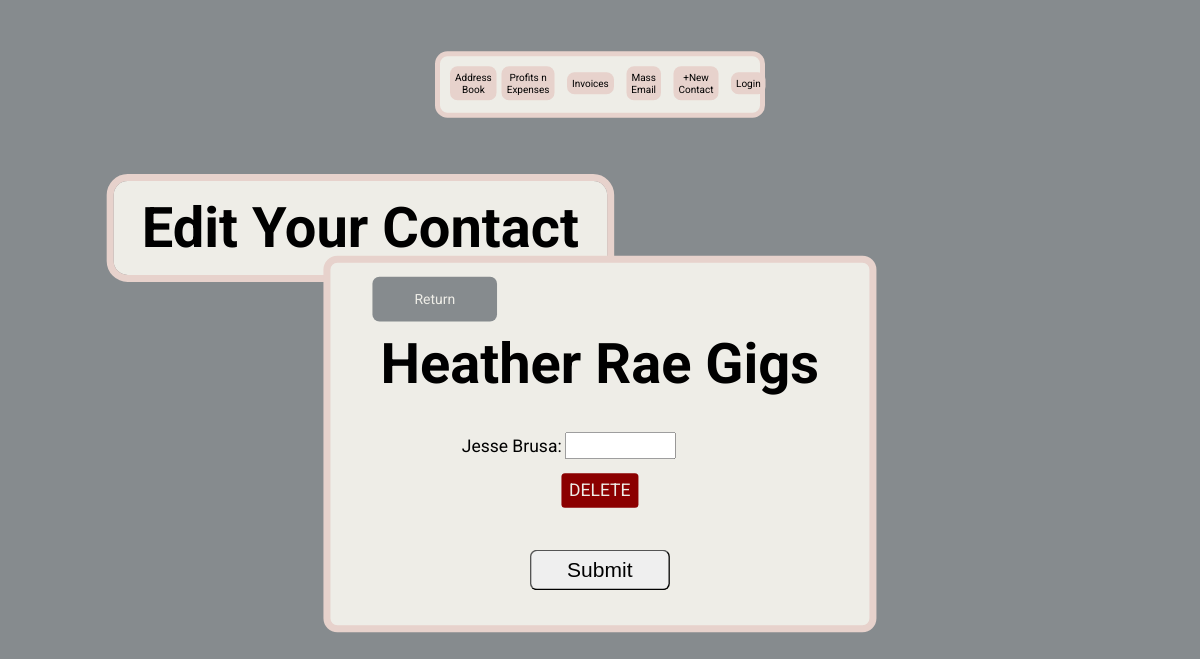
Before: /edit-field/1/contact_person with the older database file.
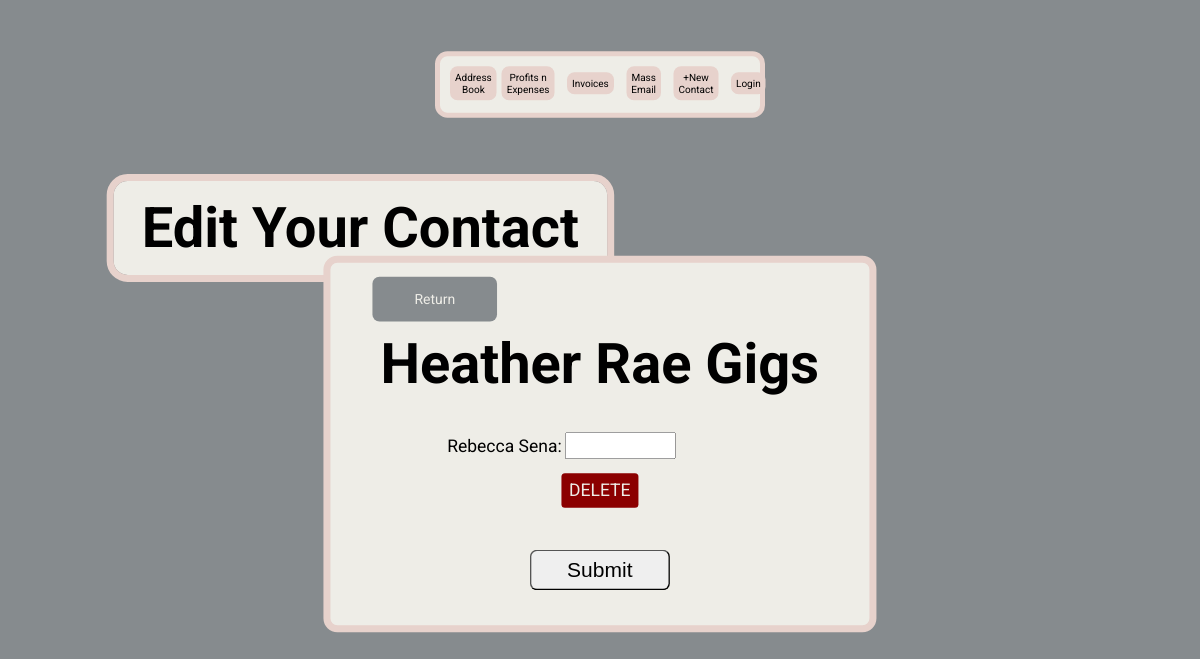
After: the same page with the newer database file.
### main.py (models this page shows)
class ContactTable(db.Model):
    __tablename__ = 'contact_table'
    id = db.Column(db.Integer, primary_key=True)
    contact_person = db.Column(db.String(250), nullable=False)
    data_base_id = db.Column(db.Integer, db.ForeignKey('database.id'))

### main.py (the view)
@app.route('/edit-field/<int:id>/<field>', methods=['GET', 'POST'])
def edit_field(id, field):
    facility = DataBase.query.filter_by(id=id).first()
    form = AddressBookForm()
    venue = last_item(compare_field_return_data('facility', field, facility.facility))
    if 'contact_person' == field:
        contacts = return_table_list(facility.contact_person)
    else:
        contacts = None
    if 'distance_time' == field:
        distance_hour = facility.distance_hour
        distance_min = facility.distance_min
    else:
        distance_hour = None
        distance_min = None
    location_img = compare_field_return_data('location_img', field, facility.location_img_url)
    address = compare_field_address('address', field, facility.street, facility.town,
                                    facility.state, facility.zip_code)
    if 'phone_number' == field:
        phone_numbers = return_table_list(facility.phone_number)
    else:
        phone_numbers = None
    if 'email' == field:
        emails = return_table_list(facility.email)
        mass_email = facility.mass_email
    else:
        emails = None
        mass_email = None
    if 'preferred_day_time' == field:
        days_times = [[day_time.id, day_time.day, day_time.time] for day_time in facility.preferred_day_time]
    else:
        days_times = None
    if 'venue_type' == field or 'performance_type' == field or 'duration_list' == field:
        venue_box = True
        venue_types = return_table_list(facility.venue_type)
        performance_types = return_table_list(facility.performance_type)
        duration_list = [[hour_min.hour, hour_min.minute, hour_min.id] for hour_min in facility.duration]
    else:
        venue_box = None
        venue_types = None
        performance_types = None
        duration_list = None
    if 'date_price' == field:
        price_date_list = [[price_date.price, price_date.date, price_date.id] for price_date in facility.price_date]
    else:
        price_date_list = None
    if 'set_list' == field:
        setlist = return_list(facility.setlist, 'setlist')
        setlist_true = True
    else:
        setlist = None
        setlist_true = None
    if 'market_date' == field:
        market_date_table = return_list(facility.marketing, 'date')
        if market_date_table:
            market_date_list = []
            date_list = []
            facility_marketing = facility.marketing
            for date in market_date_table:
                if date not in date_list:
                    materials = [item.material for item in facility_marketing if item.date == date]
                    url_date = format_url_date(date)
                    market_date_list.append([materials, date, url_date])
                    date_list.append(date)
    else:
        market_date_list = None
    if 'comments' == field:
        comments = facility.comments
    else:
        comments = None
    if 'feedback' == field:
        feedback_list = facility.feedback
    else:
        feedback_list = None
    if 'testimonial' == field:
        testimonials = facility.testimonials
    else:
        testimonials = facility.testimonials
    return render_template('edit-field.html', id=id, facility=facility, form=form, field=field, venue=venue, contacts=contacts,
                           distance_hour=distance_hour, distance_min=distance_min, setlist_true=setlist_true,
                           phone_numbers=phone_numbers, location_img=location_img, address=address, emails=emails, mass_email=mass_email, days_times=days_times,
                           venue_types=venue_types, venue_type_list=venue_type_list, performance_types=performance_types,
                           performance_type_list=performance_type_list, duration_list=duration_list, venue_box=venue_box, price_date_list=price_date_list,
                           weekdays=weekdays,
                           setlist=setlist, market_date_list=market_date_list,
                           comments=comments, feedback_list=feedback_list,
                           feedback_list_items=feedback_list_items,
                           testimonials=testimonials)

### resources.py (called while the page is built)
def return_table_list(facility_object):
    if facility_object:
        return [item for item in facility_object]
    else:
        return None

def compare_field_return_data(correct_field, field, facility_object):
    if correct_field == field:
        if facility_object is None:
            return None
        elif '~' in facility_object:
            return facility_object.split('~')
        else:
            return [facility_object]
    else:
        return None

def compare_field_address(correct_field, field, street, town,
                          state, zip_code):
    if correct_field == field:
        return [street, town, state, zip_code]
    else:
        return None

def last_item(list):
    if list:
        return list[-1]
    else:
        return None

### templates/edit-field.html (shortened to what this page needs)
{% include 'header.html' %}
{% import "bootstrap/wtf.html" as wtf %}
<body>
    <h1 class="gigs editGigs">Edit Your Contact</h1>
    <form method="POST" action="{{ url_for('commit_edit', id=facility.id, field=field) }}" enctype="multipart/form-data">
        <div class="formContainerColumn">
            <div class="returnContainer">
                <a href="{{ url_for('facility_page', id=facility.id) }}">Return</a>
            </div>
            <h1 class="contactH1">Heather Rae Gigs</h1>
            <div class="formContainer">
                {% if contacts %}
                    {% for contact in contacts %}
                        <div class="formRow contactDelete">
                            <label class="leftItem">{{ contact.contact_person }}:</label>
                            <input type="text" class="inputField" name="contact_{{ contact.id }}">
                        </div>
                        <a class="delete" href="{{ url_for('delete_data', id=facility.id, field='contact_person', data=contact.id) }}">DELETE</a>
                    {% endfor %}
                {% endif %}
            </div>
            {% if date_market or testimonials_list or comments%}
            {% else %}
                {{ form.submit(class_='submitButton') }}
            {% endif %}
        </div>
    </form>
</body>

Changed rows visible on the page:
no longer on this page (row edited): ContactTable: contact_person "Jesse Brusa"
added ContactTable: contact_person "Rebecca Sena"
